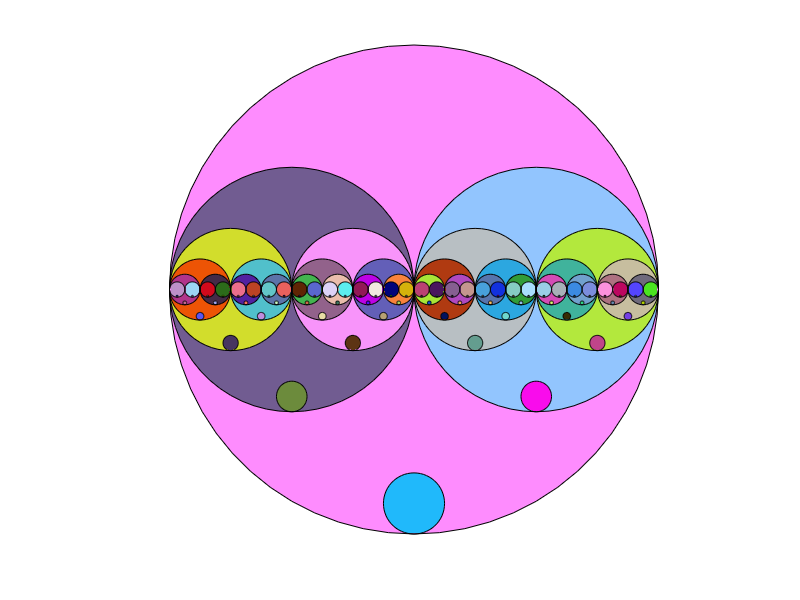

The MATLAB script that drew this image:
%recursion3
function recursion3
%triangle(x,y,wide,high);
t=0:0.1:2*pi;
x=0;
y=0;
r=1;
circle(x,y,1,6);
axis square off

%alpha(0.5)
return

function circle(x,y,r,n)

    if n>0
        rectangle('Position',[x-r,y-r,2*r,2*r],'Curvature',[1 1],'facecolor',rand(1,3))
        rectangle('Position',[x-r/8,y-r,r/4,r/4],'Curvature',[1 1],'facecolor',rand(1,3))
        circle(x-r/2,y,r/2,n-1);
        circle(x+r/2,y,r/2,n-1);
    end
return
%JAVA code
% /*
%  * Author: Havard Rast Blok
%  * E-mail: 
%  * Web   : www.rememberjava.com
%  */
% 
% import java.awt.*;
% import javax.swing.*;
% 
% /*
%  * Draw recursive circles
%  */
% public class Cantor extends JFrame
% {
%   public Cantor()
%   {
%     setDefaultCloseOperation( JFrame.EXIT_ON_CLOSE );
%     setSize(400, 400);
%     show();
%   }
%   
%   public void paint( Graphics g )
%   {
%     g.setColor( Color.white );
%     g.fillRect( 0, 0, getWidth(), getHeight() );
%     g.setColor( Color.black );
% 
%     drawCantor(200, 200, 150, Math.PI/2, 7, g);
%   }
%   
%   public void drawCantor(int x, int y, int r, double a, int times, Graphics g)
%   {
%     System.out.println("x="+x+", y="+y+", r="+r+", times="+times);
% 
%     if(times>0)
%     {
%       drawMidCircle(x, y, r, g);
%       drawCantor(x+r/2, y, r/2, 0, times-1, g);
%       drawCantor(x-r/2, y, r/2, 0, times-1, g);
%     }
%   }
% 
%   public void drawMidCircle(int x, int y, int r, Graphics g)
%   {
%     g.drawOval(x-r, y-r, 2*r, 2*r);
%   }
%   public static void main( String args[] )
%   {
%     new Cantor();
%   }
% 
% }
